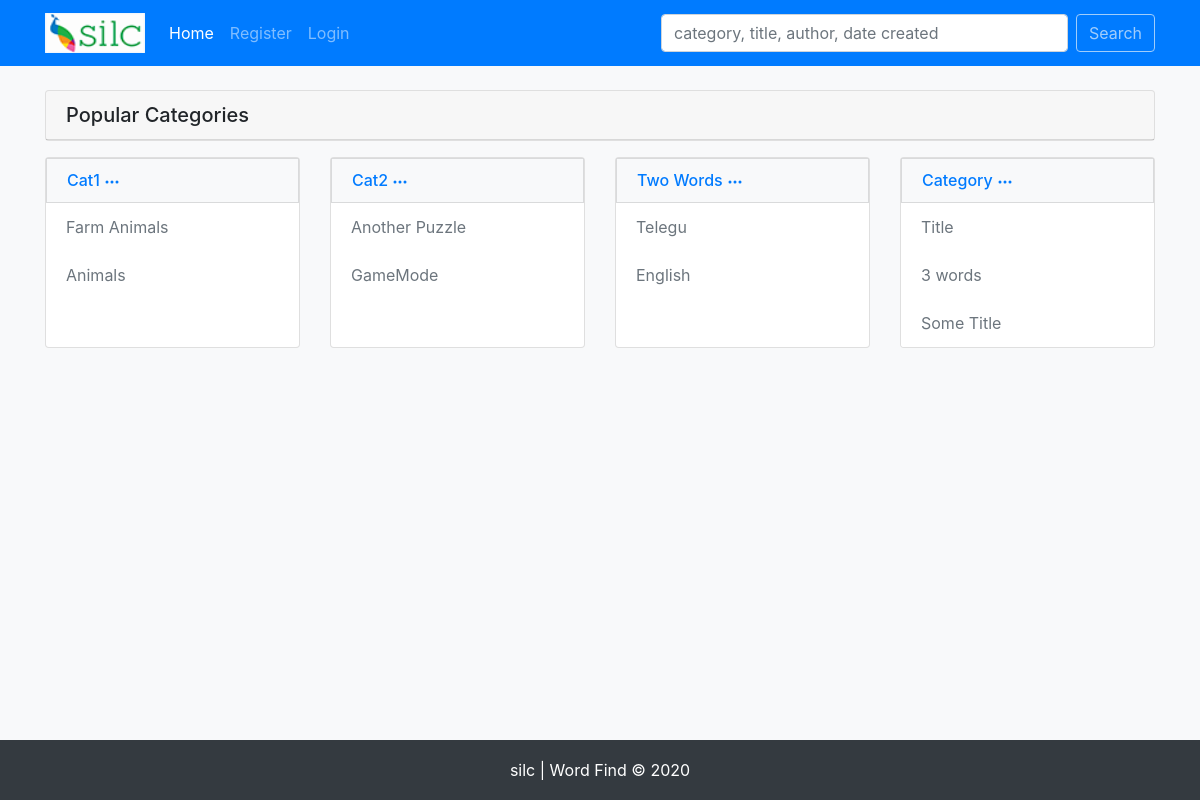
The page / on the database its author committed.
### tables this page shows
CREATE TABLE `categories` (
  `cat_id` int(11) NOT NULL,
  `cat_name` varchar(255) NOT NULL
);

### helpers/functions.php (called while the page is built, shortened)
<?php
    function getCategoriesWithTopNResults($pdo){
        $sql = "SELECT cat_name, categories.cat_id,
                SUBSTRING_INDEX(GROUP_CONCAT(puzzles.title ORDER BY puzzles.puzzle_id DESC), ',', 5) AS puzzle_names, -- show top 5 results --
                SUBSTRING_INDEX(GROUP_CONCAT(puzzles.puzzle_id ORDER BY puzzles.puzzle_id DESC), ',', 5) AS puzzle_ids -- id top 5 results --
                FROM puzzles
                INNER JOIN categories
                ON categories.cat_id = puzzles.cat_id
                GROUP BY categories.cat_name
                ORDER BY categories.cat_id
        ";
        $stmt = $pdo->prepare($sql);
        $stmt->execute();
        return $stmt->fetchAll();
    }

### index.php (the view, shortened to what this page needs)
<?php
    include 'includes/header.php';
    $categories = getCategoriesWithTopNResults($pdo);
?>
    <div class="card mt-4">
        <h5 class="card-header">Popular Categories</h5>
    </div>
<?php
    $numOfCols = 4;
    $rowCount = 0;
    foreach($categories as $category):
        $data = [
            'cat_name' => $category->cat_name,
            'puzzle' => explode(',', $category->puzzle_names),
            'puzzle_id' => explode(',', $category->puzzle_ids)
        ];
        if($rowCount % $numOfCols == 0):
?>
        <div class="row">
    <?php
        endif;
        $rowCount++;
    ?>
    <div class="col-md mt-3">
        <div class="card h-100">
            <div class="list-group">
                <h6 class="mb-0"><a href="category.php?categoryId=<?php echo $category->cat_id; ?>" class="list-group-item list-group-item-action bg-light text-primary"><?php echo $category->cat_name; ?>
                    <svg width="1em" height="1em" viewBox="0 0 16 16" class="bi bi-three-dots" fill="currentColor" xmlns="http://www.w3.org/2000/svg">
                        <path fill-rule="evenodd" d="M3 9.5a1.5 1.5 0 1 1 0-3 1.5 1.5 0 0 1 0 3zm5 0a1.5 1.5 0 1 1 0-3 1.5 1.5 0 0 1 0 3zm5 0a1.5 1.5 0 1 1 0-3 1.5 1.5 0 0 1 0 3z"/>
                    </svg>
                </a></h6>
            <?php foreach($data['puzzle'] as $index => $puzzle): ?>
                <a href="puzzle.php?puzzleId=<?php echo $data['puzzle_id'][$index]; ?>" class="list-group-item list-group-item-action text-muted border-0"><?php echo $puzzle; ?></a>
            <?php endforeach; ?>
            </div>
        </div>
    </div>
        <?php
            if($rowCount % $numOfCols == 0): ?>
        </div>
<?php
            endif;
        endforeach;
?>
<?php include('includes/footer.php'); ?>

### rows shown on the page
categories: cat_name "Cat1", puzzle "Farm Animals", puzzle "Animals"
categories: cat_name "Cat2", puzzle "Another Puzzle", puzzle "GameMode"
categories: cat_name "Two Words", puzzle "Telegu", puzzle "English"
categories: cat_name "Category", puzzle "Title", puzzle "3 words", puzzle "Some Title"
